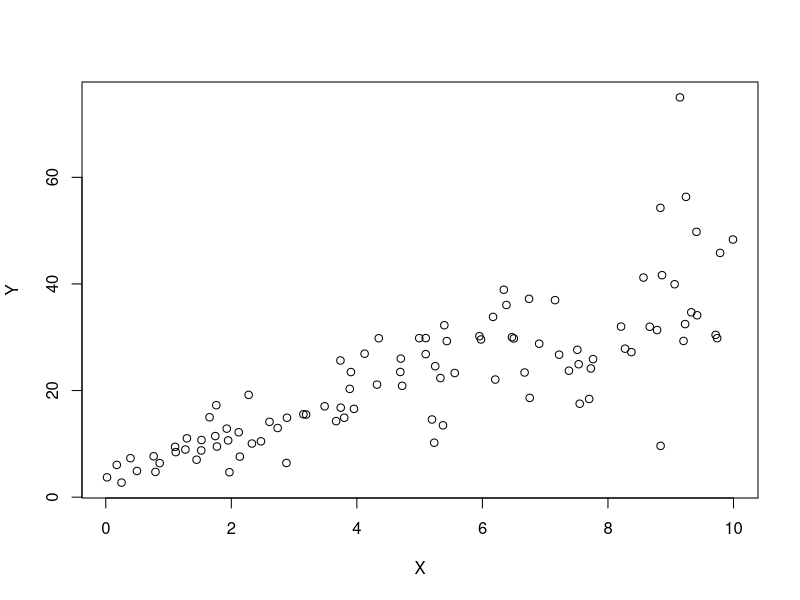

The R script that drew this image:
## ---- chunk 1
knitr::opts_chunk$set(echo = TRUE)
## ---- chunk 2
library(mlbench) 
## ---- chunk 3
set.seed(2017) 
X=runif(100)*10 
Y=X*4+3.45 
Y=rnorm(100)*0.29*Y+Y 
#a
plot(X,Y)
# b
Model=lm(Y~X)
s<-summary(Model)
s
#c
print(paste('The r square of the above model is',s$r.squared))

print(paste('The correlation of the model is',cor(X,Y)))

print(paste('When we take a square root of r.squared we get',sqrt(s$r.squared)))
## ---- chunk 4
summary(lm(mtcars$hp~mtcars$wt))$call
print(paste
      ('The accuracy by using James opinion of weight as independent variable is'
        ,round(((summary(lm(mtcars$hp~mtcars$wt))$r.squared)*100),2),'%'))

summary(lm(mtcars$hp~mtcars$mpg))$call
print(paste
      ('The accuracy by using Chris opinion of mpg as independent variable is'
        ,round(((summary(lm(mtcars$hp~mtcars$mpg))$r.squared)*100),2),'%'))
## ---- chunk 5

mcars<-lm(hp~cyl+mpg,data=mtcars)

print(paste('Accuracy of the model with cyl and mpg as independent variables is'
            ,round((summary(mcars)$r.squared)*100,2),'%'))
hp_predict<-predict(mcars,data.frame(cyl=4,mpg=22))
print(paste('The predicted horse power for cyl=4 and mpg=22 is',hp_predict[[1]]))

## ---- chunk 6

data(BostonHousing) 

head(BostonHousing)
## ---- chunk 7
bh<- lm(medv~crim+zn+ptratio+chas,data=BostonHousing)
summary(bh)

## ---- chunk 8
# house does not tract river
chas_0 <-predict(bh,data.frame(crim=0.02732,zn=17,ptratio=15.5,chas='0')) 
print(paste('The price of the house that is not by the river is',chas_0[[1]],'in 1000 dollars'))

# house is along side river
chas_1 <-predict(bh,data.frame(crim=0.02732,zn=17,ptratio=15.5,chas='1')) 
print(paste('The price of the house that is by the river is',chas_1[[1]],'in 1000 dollars'))

## ---- chunk 9

ptratio_15<-predict(bh,data.frame(crim=0.02732,zn=17,ptratio=15,chas='1')) 
print(paste('The house with ptratio 15 has price of ',ptratio_15[[1]],'in 1000 dollars'))



ptratio_18<-predict(bh,data.frame(crim=0.02732,zn=17,ptratio=18,chas='1')) 
print(paste('The house with ptratio 18 has price of ',ptratio_18[[1]],'in 1000 dollars'))
## ---- chunk 10
summary(bh)
## ---- chunk 11
anova(bh)
